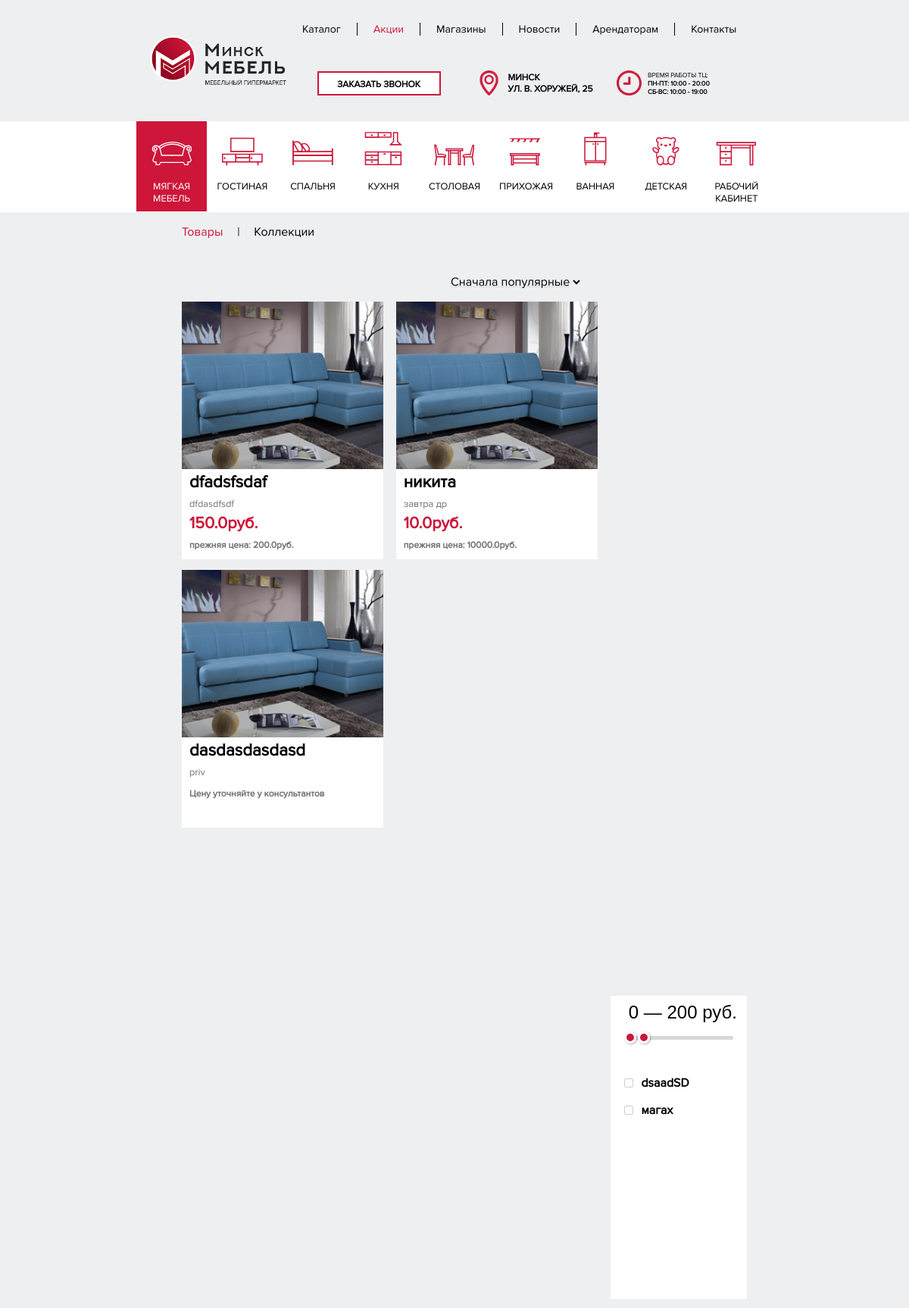
/catalog/?category=softmebel&min1=0.0&max1=200.0 (upper part), run on an earlier commit of the app's database.
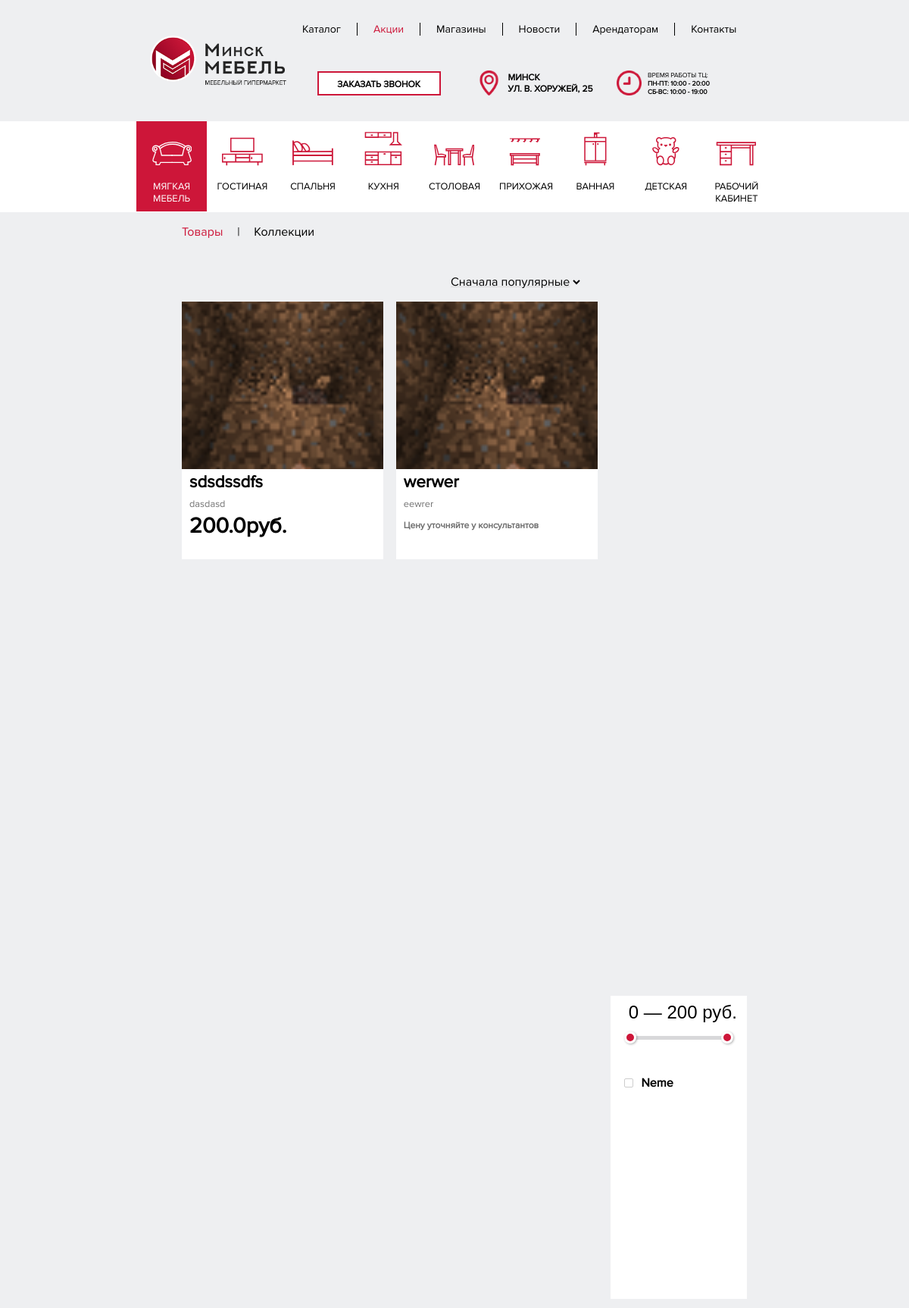
And on a later commit of the database.
### mainpage/models.py (models this page shows, shortened)
class shops(models.Model):
    title = models.CharField("Название",default="Neme",max_length=40)
    discription = models.TextField("Описание",default="Описание магазина")
    image = models.ImageField("Мини-логотип", upload_to="",null=True, blank=True)
    mainimage = models.ImageField("Полная картинка",upload_to="",null=True, blank=True, default=None)
    phone1 = models.CharField("Телефон1",default="+375445106036",max_length=40)
    worktime = models.CharField("Время работы", default="Пн.-Пт.: ...", max_length=50)
    link = models.CharField("Ссылка на магазин", default="vegas.by", max_length=50)

### catalog/models.py (models this page shows, shortened)
class ShopItem(models.Model):
    categoryTemplate = (
        ('1', 'Мягкая мебель'),
        ('2', 'Гостиная'),
        ('3', 'Спальня'),
        ('4', 'Кухня'),
        ('5', 'Столовая'),
        ('6', 'Прихожая'),
        ('7', 'Ванная'),
        ('8', 'Детская'),
        ('9', 'Рабочий кабинет'),
    )
    title = models.CharField("Название товара",max_length=40)
    subtitle = models.CharField("Краткое описание",max_length=40)
    discriotion = models.TextField("Описание товара")
    size = models.CharField("Размеры",max_length=40, default=None, blank=True)
    matherial = models.CharField("Материал",max_length=40, default=None, blank=True)
    color = models.CharField("Цвета",max_length=40, default=None, blank=True)
    qualities = models.TextField("Доп. характеристики", default=None, blank=True)
    price = models.FloatField("Цена",default=0.00)
    isdiscount = models.BooleanField("На скидке?", default=False)
    newprice = models.FloatField("Новая цена (Если товар не на скидке, пожалуйста, укажите цену, равную обычной)", default=0.00);
    seller = models.ForeignKey(shops, on_delete=models.CASCADE, verbose_name="Поставщик")
    Category = models.CharField("Категория",default='Мягкая мебель',max_length=20, choices=categoryTemplate)
    inCollection = models.ForeignKey(Collection, on_delete=models.SET_NULL, null=True, verbose_name="Коллекция", blank=True)
    image = models.ImageField("Главное фото (обязательно)",upload_to="",null=False, blank=False)
    image1 = models.ImageField("Доп. фото (Необязательно)",default=None,upload_to="",null=True, blank=True)
    image2 = models.ImageField("Доп. фото (Необязательно)",default=None,upload_to="",null=True, blank=True)
    image3 = models.ImageField("Доп. фото (Необязательно)",default=None,upload_to="",null=True, blank=True)
    image4 = models.ImageField("Доп. фото (Необязательно)",default=None,upload_to="",null=True, blank=True)
    image5 = models.ImageField("Доп. фото (Необязательно)",default=None,upload_to="",null=True, blank=True)
    image6 = models.ImageField("Доп. фото (Необязательно)",default=None,upload_to="",null=True, blank=True)
    image7 = models.ImageField("Доп. фото (Необязательно)",default=None,upload_to="",null=True, blank=True)
    image8 = models.ImageField("Доп. фото (Необязательно)",default=None,upload_to="",null=True, blank=True)

### catalog/views.py (the view)
# urls.py: re_path(r'^(?P<category>[a-z]+)/', views.catalog1),
def catalog1(request):
    form =forms.ContactForm()
    categories = {
        "softmebel" : '1',
        "leavingroom": '2',
        "bedroom": '3',
        "kitchen": '4',
        "stolovaya": '5',
        "inner": '6',
        "bathroom": '7',
        "childroom": '8',
        "office": '9',
    }
    min1 = request.GET.get('min1')
    max1 = request.GET.get('max1')
    Categoty = request.GET.get('category')
    SORT = request.GET.get('shopsort')
    sortparam = request.GET.get('priority');
    if(sortparam is None or sortparam is ""):
        sortparam  = '-isdiscount'
    if(request.GET.get('opt') == 'add' and request.GET.get('opt') not in sortparams1):
        sortparams1.append(SORT)
    else:
        if(request.GET.get('opt') == 'del'):
            try:
                sortparams1.remove(SORT)
            except ValueError:
                pass
    values = [];
    allshops = models.shops.objects.all()
    allitems = models.ShopItem.objects.all()
    for objj in allitems:
        values.append(objj.newprice)
    minvalue = min(values)
    maxvalue = max(values)
    if min1 is None or min1 is '':
        min1 = minvalue
    if max1 is None or max1 is '':
        max1 = maxvalue
    if Categoty == None or Categoty == "" or Categoty == 'None':
        items2 = models.ShopItem.objects.all().order_by(sortparam)
    else:
        items2 = models.ShopItem.objects.filter(Category = categories[Categoty]).order_by(sortparam)
    items1 = []
    for objj in items2:
        if (float(objj.newprice) >= float(min1) and float(objj.newprice) <= float(max1)) or (objj.newprice == 0.0) :
            items1.append(objj)
    items = []
    if(sortparams1 != []):
        for objj in items1:
            if objj.seller.title in sortparams1:
                items.append(objj)
    else:
        items = items1
    paginator = Paginator(items, 8)
    page = request.GET.get('page')
    if(page is None or page == ''):
        page = 1
    try:
        items = paginator.page(page)
    except PageNotAnInteger:
        items = paginator.page(1)
    except EmptyPage:
        items = paginator.page(paginator.num_pages)
    return render(request, 'catalog.html', {'items': items,
                                            'shops':allshops,
                                            'min':minvalue,
                                            'max' : maxvalue,
                                            'max1' : max1,
                                            'min1' : min1,
                                            'category': Categoty,
                                            'sort': sortparams1,
                                            'priority' : sortparam,
                                            'minpage' : int(page) - 2,
                                            'maxpage': int(page) + 2,
                                            'maxpage1': int(paginator.num_pages) - 1, "form" : form})

### mainpage/forms.py
class ContactForm(forms.Form):
    subject = forms.CharField(max_length=100, widget=forms.TextInput(attrs={'size':'40','class': 'inputbox', 'placeholder' : 'Ваше имя'}))
    sender = forms.EmailField(widget=forms.TextInput(attrs={'size':'40','class': 'inputbox', 'placeholder' : 'Ваш E-mail'}))
    phone = forms.CharField(widget=forms.TextInput(attrs={'class': 'inputbox phone-box', 'placeholder' : 'Ваш телефон'}))
    time = forms.CharField(widget=forms.TextInput(attrs={'class': 'inputbox', 'placeholder' : 'Удобное время для звонка'}))

### catalog/templates/catalog.html (shortened to what the changed rows need)
{% load staticfiles %}
<html>
<head>
    <link rel='stylesheet prefetch' href='https://cdnjs.cloudflare.com/ajax/libs/Swiper/4.0.7/css/swiper.min.css'>
    	<link rel="stylesheet" type="text/css" href="{% static 'mainpage/css/style.css' %}">
    <link rel="stylesheet" type="text/css" href="{% static 'mainpage/css/style_index.css' %}">
    <link rel="stylesheet" type="text/css" href="{% static 'style_magazine.css' %}">
    <link rel="stylesheet" type="text/css" href="{% static 'style_catalog.css' %}">
    <link rel="stylesheet" type="text/css" href="{% static 'range/ion.rangeSlider.css' %}">
    <link rel="stylesheet" type="text/css" href="{% static 'range/ion.rangeSlider.skinHTML5.css' %}">
        <link rel="stylesheet" type="text/css" href="{% static 'mainpage/css/menu.css' %}">
	<link rel="stylesheet" type="text/css" href="{% static 'mainpage/css/adaptation.css' %}">
<link rel="stylesheet" type="text/css" href="{% static 'mainpage/css/callslider.css' %}">
</head>
<body>
  <catalog>
    <div class="tovarcontent">
        <div class="sortout">
        <div class="sort">
        <div class="sortchecks">
          {% for objj in shops %}
          <label  class="brand">
            <span class="checkbox-custom"></span>
            <span class="label"><b>{{objj.title}}</b></span>
          </label>
           {% endfor %}
        </div>
        </div>
      </div>
        <div class="tovs">
          {% for objj in items %}
          <div class="tovaritem">
                      <div class="image" style="background-image: url('{{objj.image.url}}');"><a href="/catalog/{{objj.id}}" style="display: block; width: 100%; height: 100%"></a> </div>
                      <div style="display:table; height: 10%;margin-left: 10px;margin-right: 10px;">
                        <div class="name">
                          <a href="/catalog/{{objj.id}}/" style="text-decoration: none; color: black">{{objj.title}}</a>
                        </div>
                      </div>
                      <div style="display:table; height: 7%;margin-left: 10px;margin-right: 10px;">
                        <div class="more">
                          {{objj.subtitle}}
                        </div>
                      </div>
                        {% if objj.isdiscount %}
                        <div style="display:table; height: 7%; margin-left: 10px;margin-right: 10px;">
                  			<div class="nowprice">
                  				{{objj.newprice}}руб.
                  			</div>
                  		</div>
                  		<div style="display:table; height: 7%; margin-left: 10px;margin-right: 10px;">
                  			<div class="preprice">
                  				прежняя цена: {{objj.price}}руб.
                  			</div>
                  		</div>
                        {% else %}
                           {% if objj.price == 0.0 %}
                           <div style="display:table; height: 7%;margin-left: 10px;margin-right: 10px;">
                            <div class="preprice">
                          Цену уточняйте у консультантов
                            </div>
                        </div>
                          {% else %}
                          <div style="display:table; height: 7%;margin-left: 10px;margin-right: 10px;">
                            <div class="price">
                            {{objj.price}}руб.
                            </div>
                          </div>
                          {% endif %}
                        {% endif %}
                  </div>
          {% endfor %}
        </div>
      </div>
  </catalog>
</body>
</html>

What changed in the data, as far as the page shows it:
removed shops: title "магах"
removed ShopItem: image (picture), title "никита", subtitle "завтра др", newprice "10.0", price "10000.0"
removed ShopItem: image (picture), title "dasdasdasdasd", subtitle "priv", isdiscount "Цену уточняйте у консультантов"
changed shops: title "dsaadSD" → "Neme"
changed ShopItem: image: a different picture; title "dfadsfsdaf" → "sdsdssdfs"; subtitle "dfdasdfsdf" → "dasdasd"; isdiscount True → False (drawn); newprice "150.0" → (not shown)
now on this page (row edited): ShopItem: image (picture), title "werwer", subtitle "eewrer", isdiscount "Цену уточняйте у консультантов"
